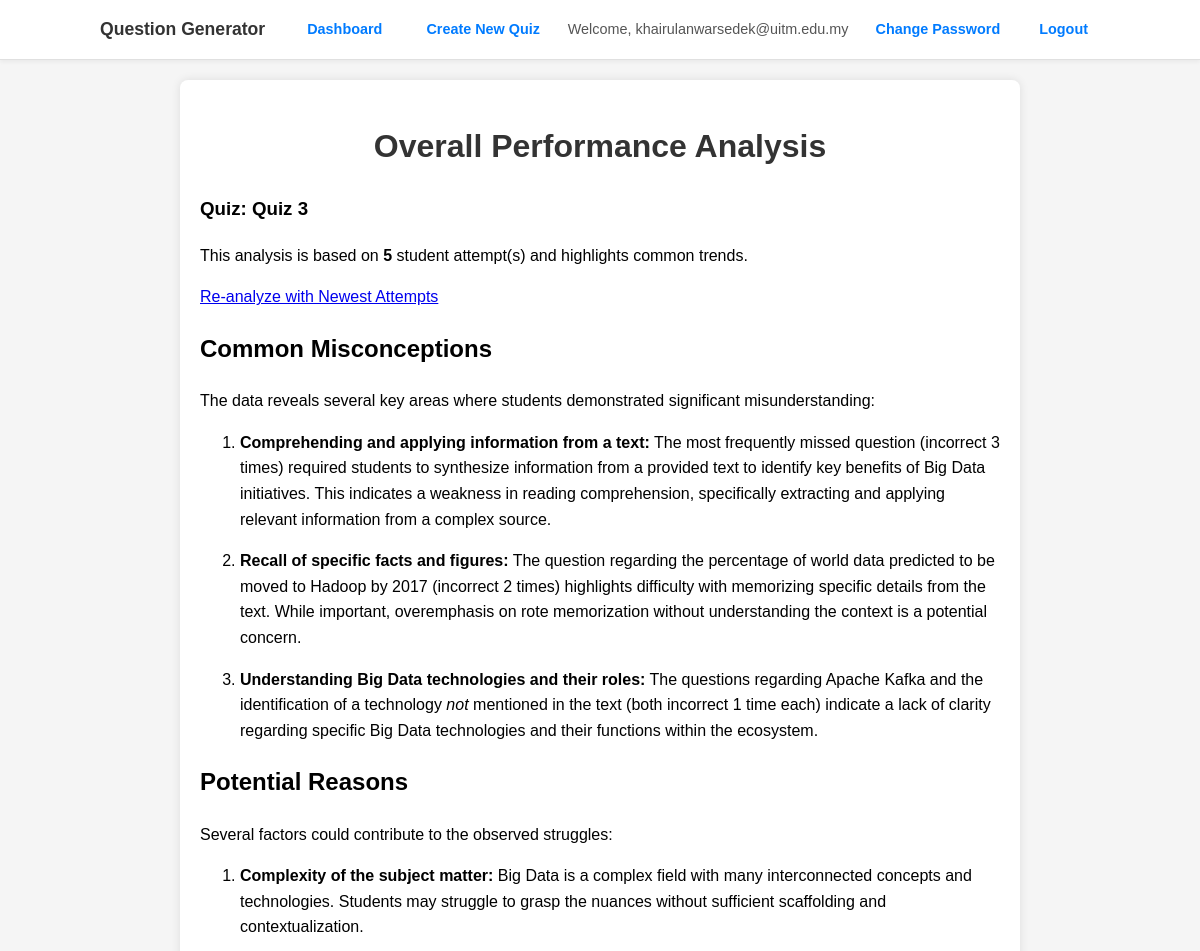
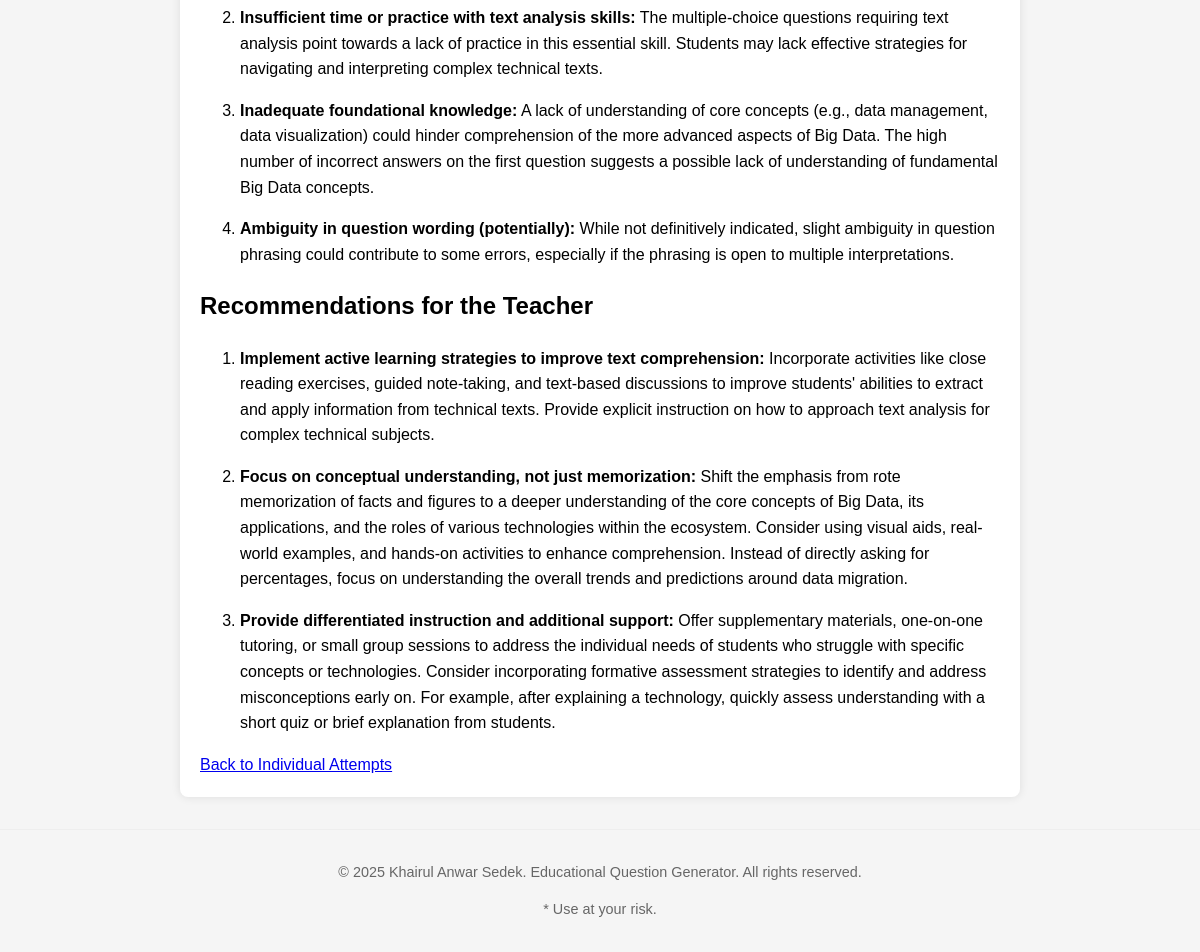
Screenshot of /quiz/229b1ed9-268a-4ae4-b5c9-ff695bf280af/overall_analysis (signed in) with the database file from the repository (2 pictures, top to bottom).
### app.py (models this page shows, shortened)
class User(UserMixin, db.Model):
    id = db.Column(db.Integer, primary_key=True)
    username = db.Column(db.String(150), unique=True, nullable=False)
    password_hash = db.Column(db.String(128))
    quizzes = db.relationship('Quiz', backref='creator', lazy=True)

class Quiz(db.Model):
    id = db.Column(db.Integer, primary_key=True)
    public_id = db.Column(db.String(36), unique=True, nullable=False, default=lambda: str(uuid.uuid4()))
    title = db.Column(db.String(100))
    user_id = db.Column(db.Integer, db.ForeignKey('user.id'), nullable=False)
    analysis_text = db.Column(db.Text, nullable=True) # Ensure this line is present
    questions = db.relationship('Question', backref='quiz', cascade="all, delete-orphan")

### app.py (the view, shortened to what this page needs)
@app.route('/quiz/<public_id>/overall_analysis')
@login_required
def overall_analysis(public_id):
    quiz = Quiz.query.filter_by(public_id=public_id, user_id=current_user.id).first_or_404()
    force_reanalyze = request.args.get('force_reanalyze', 'false').lower() == 'true'
    if quiz.analysis_text and not force_reanalyze:
        return render_template('quiz_overall_analysis.html', quiz=quiz, analysis_html=quiz.analysis_text)

### app.py (called while the page is built)
@login_manager.user_loader
def load_user(user_id):
    return db.session.get(User, int(user_id))

@app.template_filter('markdown')
def markdown_filter(s):
    return Markup(markdown.markdown(s))

### templates/quiz_overall_analysis.html
{% extends "base.html" %}
{% block content %}
<h1>Overall Performance Analysis</h1>
<h3>Quiz: {{ quiz.title }}</h3>
<p>
    This analysis is based on <strong>{{ quiz.attempts|length }}</strong> student attempt(s) and highlights common trends.
</p>
<div class="reanalyze-section">
    <a href="{{ url_for('overall_analysis', public_id=quiz.public_id, force_reanalyze=true) }}" class="btn-sm">
        Re-analyze with Newest Attempts
    </a>
</div>
<div class="analysis-container">
    {{ analysis_html | markdown }}
</div>
<a href="{{ url_for('view_attempts', public_id=quiz.public_id) }}" class="btn">Back to Individual Attempts</a>
{% endblock %}

### templates/base.html (shortened to what this page needs)
<!DOCTYPE html>
<html lang="en">
<head>
    <link rel="stylesheet" href="{{ url_for('static', filename='styles.css') }}">
</head>
<body>
    <header class="app-header">
        <div class="header-content">
            <div class="header-left">
                <a href="{{ url_for('index') }}" class="site-title">Question Generator</a>
                <nav class="main-nav">
                    {% if current_user.is_authenticated %}
                        <a href="{{ url_for('index') }}" class="nav-link">Dashboard</a>
                        <a href="{{ url_for('create_quiz') }}" class="nav-link">Create New Quiz</a>
                    {% endif %}
                </nav>
            </div>
            <nav class="user-nav">
                {% if current_user.is_authenticated %}
                    <span class="user-name">Welcome, {{ current_user.username }}</span>
                     <a href="{{ url_for('change_password') }}" class="nav-link">Change Password</a>
                    <a href="{{ url_for('logout') }}" class="nav-link">Logout</a>
                {% else %}
                    <a href="{{ url_for('login') }}" class="nav-link">Login</a>
                    <a href="{{ url_for('register') }}" class="nav-link">Register</a>
                {% endif %}
            </nav>
        </div>
    </header>
    <div class="container">
        {% block content %}{% endblock %}
    </div>
    <footer class="app-footer">
        <p>&copy; 2025 Khairul Anwar Sedek. Educational Question Generator. All rights reserved.</p>
        <p>* Use at your risk. </p>
    </footer>
</body>
</html>

### static/styles.css (style rules this page uses)
body { font-family: Arial, sans-serif; line-height: 1.6; margin: 0; padding: 0; background-color: #f5f5f5; }
.container { max-width: 800px; margin: 20px auto; background: white; padding: 20px; border-radius: 8px; box-shadow: 0 0 10px rgba(0,0,0,0.1); }
h1 { color: #333; text-align: center; }
.app-footer { margin-top: 2rem; padding: 1rem 0; text-align: center; font-size: 0.9rem; color: #666; border-top: 1px solid #eee; }
.app-header { background-color: #ffffff; padding: 10px 20px; border-bottom: 1px solid #e0e0e0; box-shadow: 0 2px 4px rgba(0,0,0,0.05); }
.header-content { max-width: 1000px; margin: 0 auto; display: flex; justify-content: space-between; align-items: center; }
.header-left { display: flex; align-items: center; gap: 30px; }
.main-nav { display: flex; gap: 20px; }
.site-title { font-weight: bold; font-size: 1.1em; color: #333; text-decoration: none; }
.user-nav { display: flex; align-items: center; gap: 15px; }
.user-name { color: #555; font-size: 0.9em; }
.nav-link { color: #007bff; text-decoration: none; font-size: 0.9em; font-weight: bold; padding: 8px 12px; border-radius: 5px; transition: background-color 0.2s, color 0.2s; }
.reanalyze-section { margin-bottom: 20px; }

### rows the page displays
User: username "khairulanwarsedek@uitm.edu.my"
Quiz: title "Quiz 3", analysis_text "Common Misconceptions The data reveals several key areas where students demonstrated significant misunderstanding: Comprehending and applying information from a text: The most frequently missed question (incorrect 3 times) required students to synthesize information from a provided text to identify key benefits of Big Data initiatives. This indicates a weakness in reading comprehension, specifically extracting and applying relevant information from a complex source. Recall of specific facts and figures: The question regarding the percentage of world data predicted to be moved to Hadoop by 2017 (incorrect 2 times) highlights difficulty with memorizing specific details from the text. While…"

### other values shown
{{ quiz.attempts|length }} "5"
